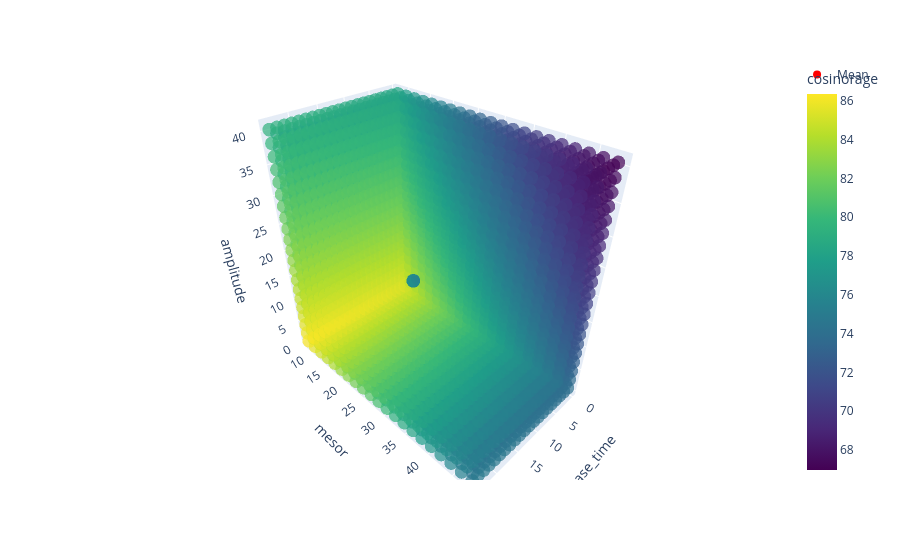

Notebook cell for this chart:
### Code cell
explore_cosinorage_3d(mean_acrophase=-4.151459, mean_mesor=28.005960, mean_amplitude=20.433902, chronological_age=78.72250000000001, gender="unknown", delta_mesor=20.0, delta_amplitude=20.0)

### Figure 1 — Plotly figure (JSON) as saved in the notebook; plotly's stock layout.template omitted (floating-point values rounded to 4 significant figures; data arrays with more than 128 entries replaced by an {"elided": "..."} marker saying what was removed)
{"data": [{"hovertemplate": "acrophase_time=%{x}<br>mesor=%{y}<br>amplitude=%{z}<br>cosinorage=%{marker.color}<extra></extra>", "legendgroup": "", "marker": {"color": {"elided": "9261 float values"}, "coloraxis": "coloraxis", "opacity": 0.7, "symbol": "circle"}, "mode": "markers", "name": "", "scene": "scene", "showlegend": false, "type": "scatter3d", "x": {"elided": "9261 float values"}, "y": {"elided": "9261 float values"}, "z": {"elided": "9261 float values"}}, {"marker": {"color": "red", "size": 8}, "mode": "markers", "name": "Mean", "type": "scatter3d", "x": [15.86], "y": [28.01], "z": [20.43]}], "layout": {"coloraxis": {"colorbar": {"title": {"text": "cosinorage"}}, "colorscale": [[0, "#440154"], [0.1111, "#482878"], [0.2222, "#3e4989"], [0.3333, "#31688e"], [0.4444, "#26828e"], [0.5556, "#1f9e89"], [0.6667, "#35b779"], [0.7778, "#6ece58"], [0.8889, "#b5de2b"], [1, "#fde725"]]}, "legend": {"tracegroupgap": 0}, "margin": {"t": 60}, "scene": {"domain": {"x": [0, 1], "y": [0, 1]}, "xaxis": {"title": {"text": "acrophase_time"}}, "yaxis": {"title": {"text": "mesor"}}, "zaxis": {"title": {"text": "amplitude"}}}}}
